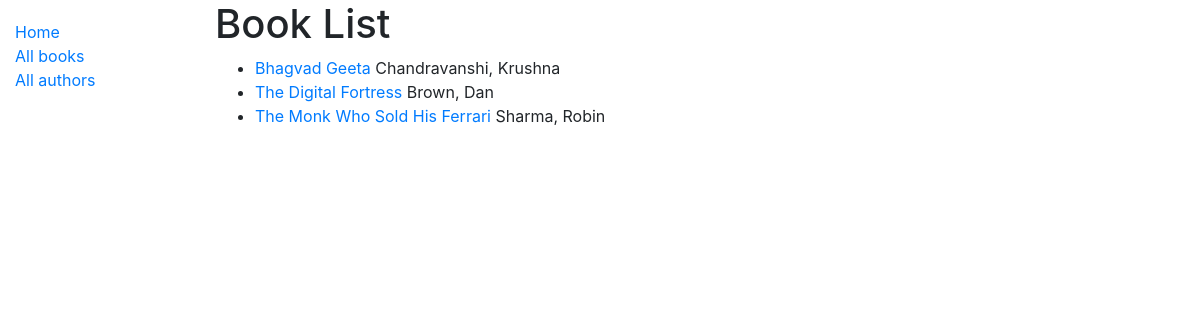
/catalog/book/1, run on the app's committed database.
### catalog/models.py (models this page shows, shortened)
class Book(models.Model):
    title = models.CharField(max_length=200)
    author = models.ForeignKey('Author', on_delete=models.SET_NULL, null=True)
    summary = models.TextField(max_length=1000, help_text='Enter a brief description of the book')
    isbn = models.CharField('ISBN', max_length=13,
                            help_text='13 Character <a href="https://www.isbn-international.org/content/what-isbn">ISBN number</a>')
    genre = models.ManyToManyField(Genre, help_text='Select a genre for this book')
    def get_absolute_url(self):
        return reverse('book-detail', args=[str(self.id)])

class Author(models.Model):
    first_name = models.CharField(max_length=100)
    last_name = models.CharField(max_length=100)
    date_of_birth = models.DateField(null=True, blank=True)
    date_of_death = models.DateField('Died', null=True, blank=True)
    class Meta:
        ordering = ['last_name', 'first_name']
    def __str__(self):
        return f'{self.last_name}, {self.first_name}'

### catalog/views.py (the view)
# urls.py: path('book/<int:pk>', views.BookDetailView.as_view(), name='book-detail'),
class BookDetailView(generic.ListView):
    model = Book

### catalog/templates/catalog/book_list.html
{% extends "base_generic.html" %}
{% block content %}
    <h1>Book List</h1>
    {% if book_list %}
    <ul>
        {% for book in book_list %}
            <li>
                <a href="{{ book.get_absolute_url }}">{{ book.title }}</a> {{ book.author }}
            </li>
        {% endfor %}
    </ul>
    {% else %}
        <p>There are no books in the library.</p>
    {% endif %}
{% endblock %}

### data on the page
Book: title "Bhagvad Geeta", author "Chandravanshi, Krushna"
Book: title "The Digital Fortress", author "Brown, Dan"
Book: title "The Monk Who Sold His Ferrari", author "Sharma, Robin"
